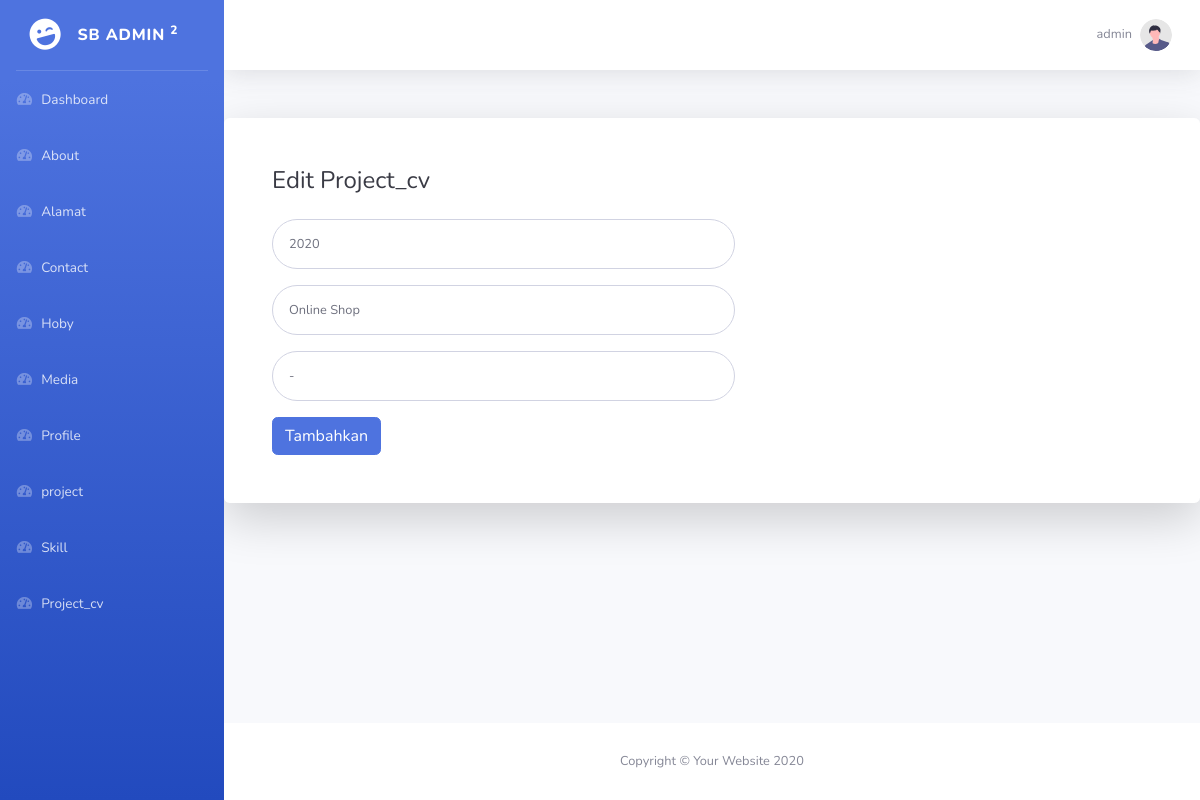
Page /admin/index.php?page=edit_project_cv&id_project_cv=2 (signed in) on the committed database.
### tables this page shows
CREATE TABLE `project_cv` (
  `id_project_cv` int(11) NOT NULL,
  `year` year(4) NOT NULL,
  `project` text NOT NULL,
  `url` text NOT NULL
);

### admin/pages/project_cv/edit_project_cv.php (the view, shortened to what this page needs)
<?php
    $IDproject_cv = $_GET['id_project_cv'];
    include "include/konek.php";
    $query = "SELECT * FROM project_cv WHERE id_project_cv='$IDproject_cv'";
    $result = mysqli_query($konek,$query) or die(mysqli_error($konek));
    $data = mysqli_fetch_array($result);
?>
<div class="card o-hidden border-0 shadow-lg my-5">
            <div class="card-body p-0">
                <div class="row">
                    <div class="col-md-7">
                        <div class="p-5">
                            <div class="text">
                                <h1 class="h4 text-gray-900 mb-4">Edit Project_cv</h1>
                            </div>
                            <form class="user" action="pages/project_cv/aksi/aksi_edit.php" method="post" enctype="multipart/form-data">
                                <div class="form-group">
                                    <input type="number" class="form-control form-control-user" value="<?= $data['year'] ?>" name="year" id="exampleInputEmail"
                                        placeholder="year" required>
                                </div>
                                <div class="form-group">
                                    <input type="text" class="form-control form-control-user" value="<?= $data['project'] ?>" name="project" id="exampleInputEmail"
                                        placeholder="project" required>
                                </div>
                                <div class="form-group">
                                    <input type="text" class="form-control form-control-user" value="<?= $data['url'] ?>" name="url" id="exampleInputEmail"
                                        placeholder="url" required>
                                </div>
                                <button type="submit" class="btn btn-primary">Tambahkan</button>
                            </form>
                        </div>
                    </div>
                </div>
            </div>
        </div>

### rows in the picture
project_cv: year "2020", project "Online Shop", url "-"

### other values in the picture
$_SESSION['username'] "admin"
